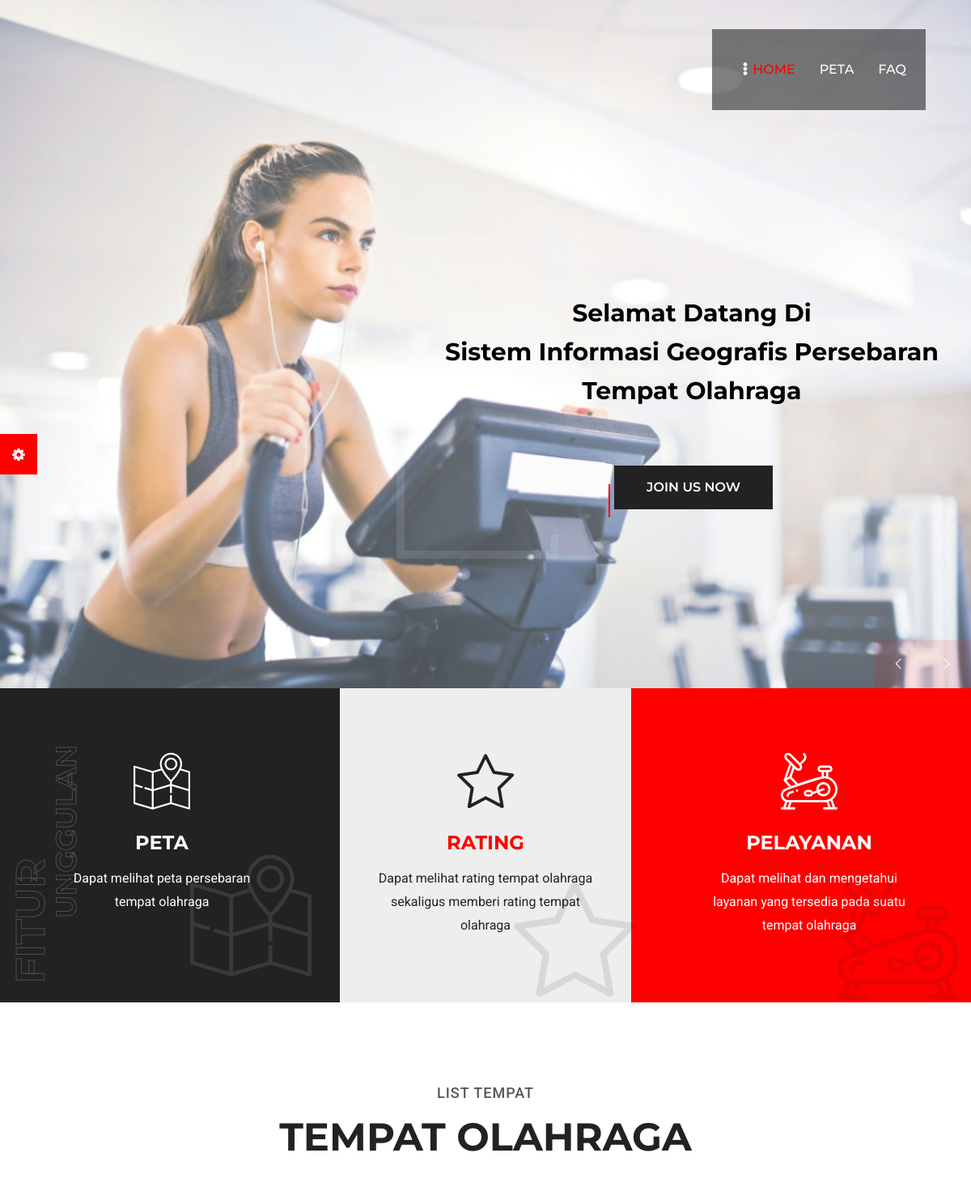
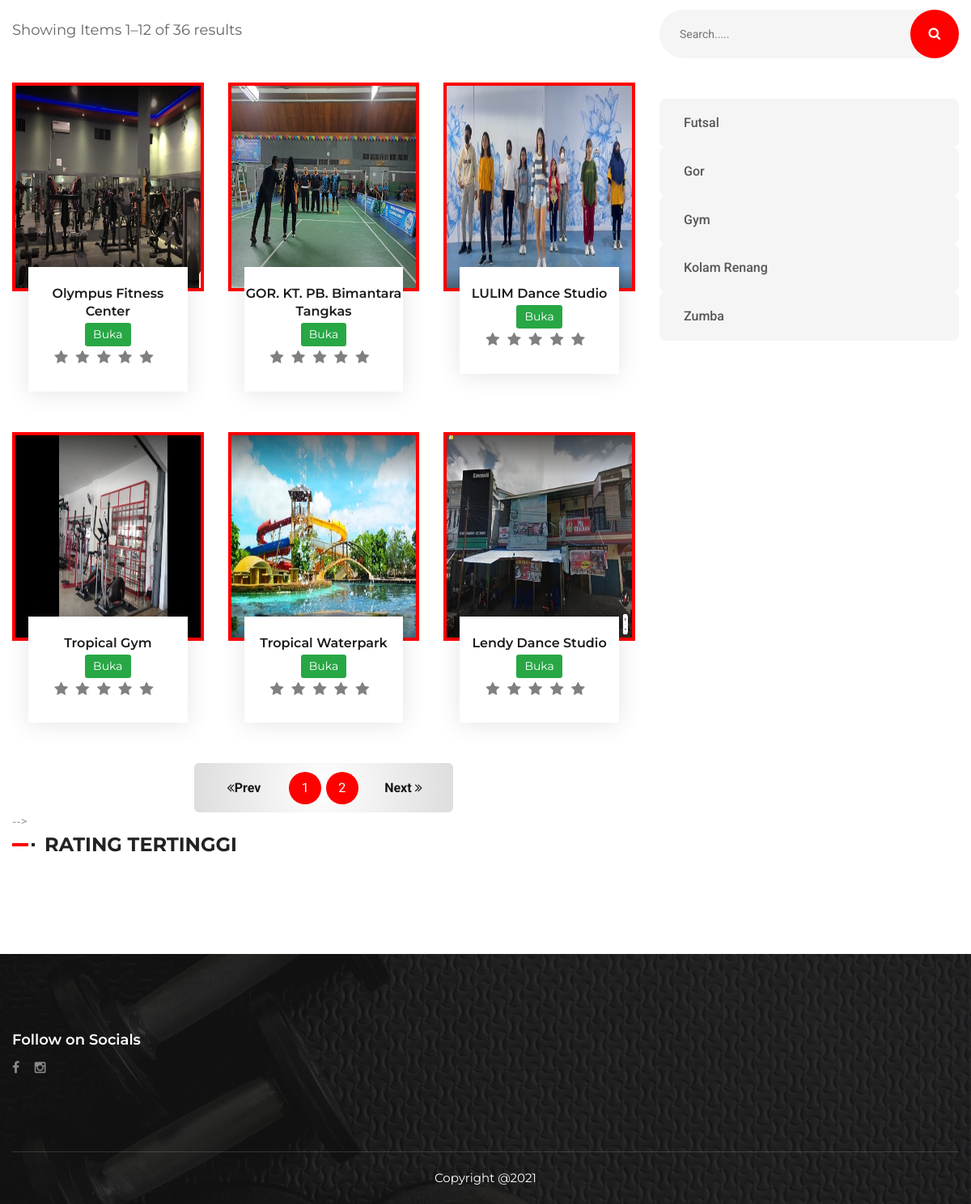
The page / on the database its author committed (2 pictures, top to bottom).
### tables this page shows
CREATE TABLE `gambar_tempat` (
  `id_gambar` int(11) NOT NULL,
  `kode_tempat` char(11) NOT NULL,
  `gambar` varchar(500) NOT NULL,
  `nama_gambar` varchar(500) NOT NULL
);

CREATE TABLE `tempat_olahraga` (
  `id_tempat` int(11) NOT NULL,
  `kode_tempat` char(11) NOT NULL,
  `id_pemilik` int(11) NOT NULL,
  `nama_tempat` varchar(50) NOT NULL,
  `kategori_tempat` varchar(50) NOT NULL,
  `nomor_telepon` char(13) NOT NULL,
  `alamat_tempat` longtext NOT NULL,
  `layanan_tempat` longtext NOT NULL,
  `jadwal` longtext NOT NULL,
  `deskripsi_tempat` longtext NOT NULL,
  `latitude` varchar(13) NOT NULL,
  `longitude` varchar(13) NOT NULL,
  `status_tempat` varchar(50) NOT NULL
);

### user/home.php (the view, shortened to what this page needs)
 <section class="main-slider">
  <div class="rev_slider_wrapper fullwidthbanner-container"  id="rev_slider_one_wrapper" data-source="gallery">
    <div class="rev_slider fullwidthabanner" id="rev_slider_one" data-version="5.4.1">
      <ul>
        <li data-description="Slide Description" data-easein="default" data-easeout="default" data-fsmasterspeed="1500" data-fsslotamount="7" data-fstransition="fade" data-hideafterloop="0" data-hideslideonmobile="off" data-index="rs-1688" data-masterspeed="default" data-param1="" data-param10="" data-param2="" data-param3="" data-param4="" data-param5="" data-param6="" data-param7="" data-param8="" data-param9="" data-rotate="0" data-saveperformance="off" data-slotamount="default" data-thumb="assets/images/main-slider/1.jpeg" data-title="Slide Title" data-transition="parallaxvertical">
          <div class="tp-caption tp-shape tp-shapewrapper tp-resizeme"
          data-paddingbottom="[0,0,0,0]"
          data-paddingleft="[0,0,0,0]"
          data-paddingright="[0,0,0,0]"
          data-paddingtop="[0,0,0,0]"
          data-responsive_offset="on"
          data-type="shape"
          data-height="auto"
          data-whitespace="nowrap"
          data-width="['660','1000','750','550']"
          data-hoffset="['50','15','15','15']"
          data-voffset="['65','65','65','65']"
          data-x="['right','left','left','left']"
          data-y="['middle','middle','middle','middle']"
          data-frames='[{"from":"x:[100%];z:0;rX:0deg;rY:0;rZ:0;sX:1;sY:1;skX:0;skY:0;","mask":"x:0px;y:0px;s:inherit;e:inherit;","speed":1000,"to":"o:1;","delay":1000,"ease":"Power3.easeInOut"},{"delay":"wait","speed":1000,"to":"auto:auto;","mask":"x:0;y:0;s:inherit;e:inherit;","ease":"Power3.easeInOut"}]'>
          <div class="border-curve"></div>
        </div>
      <div class="tp-caption"
      data-paddingbottom="[0,0,0,0]"
      data-paddingleft="[0,0,0,0]"
      data-paddingright="[0,0,0,0]"
      data-paddingtop="[0,0,0,0]"
      data-responsive_offset="on"
      data-type="text"
      data-height="none"
      data-width="['660','1000','750','550']"
      data-whitespace="normal"
      data-hoffset="['15','15','15','15']"
      data-voffset="['10','10','-40','-60']"
      data-x="['right','left','left','left']"
      data-y="['middle','middle','middle','middle']"
      data-textalign="['top','top','top','top']"
      data-frames='[{"from":"y:[-100%];z:0;rX:0deg;rY:0;rZ:0;sX:1;sY:1;skX:0;skY:0;","mask":"x:0px;y:0px;s:inherit;e:inherit;","speed":1500,"to":"o:1;","delay":1000,"ease":"Power3.easeInOut"},{"delay":"wait","speed":1000,"to":"auto:auto;","mask":"x:0;y:0;s:inherit;e:inherit;","ease":"Power3.easeInOut"}]'>
      <center><h3 style="font-weight: bold;color: black; font: cambria;">Selamat Datang Di <br> Sistem Informasi Geografis Persebaran Tempat Olahraga</h3></center>
    </div>
  <div class="tp-caption"
  data-paddingbottom="[0,0,0,0]"
  data-paddingleft="[0,0,0,0]"
  data-paddingright="[0,0,0,0]"
  data-paddingtop="[0,0,0,0]"
  data-responsive_offset="on"
  data-type="text"
  data-height="none"
  data-width="['660','1000','750','550']"
  data-whitespace="normal"
  data-hoffset="['15','15','15','15']"
  data-voffset="['180','180','150','110']"
  data-x="['right','left','left','left']"
  data-y="['middle','middle','middle','middle']"
  data-textalign="['top','top','top','top']"
  data-frames='[{"from":"y:[100%];z:0;rX:0deg;rY:0;rZ:0;sX:1;sY:1;skX:0;skY:0;","mask":"x:0px;y:0px;s:inherit;e:inherit;","speed":1500,"to":"o:1;","delay":1000,"ease":"Power3.easeInOut"},{"delay":"wait","speed":1000,"to":"auto:auto;","mask":"x:0;y:0;s:inherit;e:inherit;","ease":"Power3.easeInOut"}]'>
  <div class="btns-box">
    <center><div class="btn-two-outer"><a href="pemilik_tempat/index.php" class="theme-btn btn-style-two"><span class="txt">Join Us Now</span></a></div></center>
  </div>
</div>
</li>
</ul>
</div>
</div>
</section>
<section class="services-section">
  <div class="side-text" style="font-size:50px;margin-bottom: 15px;margin-left: 15px;">Fitur</div>
  <div class="side-text" style="font-size:35px;margin-bottom: 100px;margin-left: 55px;">Unggulan</div>
  <div class="auto-container">
    <div class="row clearfix">
      <div class="service-block col-lg-4 col-md-6 col-sm-12">
        <div class="inner-box">
          <div class="icon-box">
            <span class="icon flaticon-map"></span>
          </div>
          <h4><a href="#">Peta</a></h4>
          <div class="text">Dapat melihat peta persebaran tempat olahraga</div>
          <span class="big-icon flaticon-map"></span>
        </div>
      </div>
      <div class="service-block style-two col-lg-4 col-md-6 col-sm-12">
        <div class="inner-box">
          <div class="icon-box">
            <span class="icon flaticon-star"></span>
          </div>
          <h4><a href="#">Rating</a></h4>
          <div class="text">Dapat melihat rating tempat olahraga sekaligus memberi rating tempat olahraga</div>
          <span class="big-icon flaticon-star"></span>
        </div>
      </div>
      <div class="service-block style-three col-lg-4 col-md-6 col-sm-12">
        <div class="inner-box">
          <div class="icon-box">
            <span class="icon flaticon-stationary-bike"></span>
          </div>
          <h4><a href="classes-detail.html">Pelayanan</a></h4>
          <div class="text">Dapat melihat dan mengetahui layanan yang tersedia pada suatu tempat olahraga</div>
          <span class="big-icon flaticon-stationary-bike"></span>
        </div>
      </div>
    </div>
  </div>
</section>
<section class="news-section">
  <div class="auto-container">
    <div class="sec-title centered">
      <div class="title">List Tempat</div>
      <h2>Tempat Olahraga</h2>
    </div>
    <div class="row clearfix">
      <div class="content-side col-lg-8 col-md-12 col-sm-12">
        <div class="shop-section">
          <div class="items-sorting">
            <div class="row clearfix">
              <div class="results-column col-md-6 col-sm-6 col-xs-12">
                <h6>Showing Items 1–12 of 36 results</h6>
              </div>
            </div>
          </div>
          <div class="our-shops" id="containerCari">
            <div class="row clearfix">
              <?php
              $batas = 6;
              $halaman = isset($_GET['halaman'])?(int)$_GET['halaman'] : 1;
              $halaman_awal = ($halaman>1) ? ($halaman * $batas) - $batas : 0;
              $data = mysqli_query($koneksi,"SELECT * FROM tempat_olahraga");
              $jumlah_data = mysqli_num_rows($data);
              $total_halaman = ceil($jumlah_data / $batas);
              $data_tempat = mysqli_query($koneksi,"SELECT * FROM tempat_olahraga limit $halaman_awal, $batas");
              $halaman = isset($_GET['halaman'])?(int)$_GET['halaman'] : 1;
              $previous = $halaman - 1;
              $next = $halaman + 1;
              while($d = mysqli_fetch_array($data_tempat)){
                $sqlrating=mysqli_query($koneksi,"SELECT AVG(rating.rate) AS totalRating FROM rating JOIN tempat_olahraga ON rating.kode_tempat=tempat_olahraga.kode_tempat WHERE rating.kode_tempat='$d[kode_tempat]'");
                $dataRating = mysqli_fetch_array($sqlrating);
                $rating = round($dataRating['totalRating'],2);
              ?>
                <div class="single-product-item col-lg-4 col-md-6 col-sm-12 text-center">
                 <div class="img-holder">
                  <?php $gambartempat1= mysqli_query($koneksi,"SELECT * FROM gambar_tempat JOIN tempat_olahraga ON gambar_tempat.kode_tempat=tempat_olahraga.kode_tempat WHERE tempat_olahraga.kode_tempat='$d[kode_tempat]' GROUP BY gambar_tempat.kode_tempat DESC");
                while($gambar = mysqli_fetch_array($gambartempat1)) {
                ?>
                  <img src="admin/tempat_olahraga/gambar/<?php echo $gambar['gambar']; ?>" class="" alt="" style="width: 250px;height:250px;">
                <?php } ?>
                </div>
                <div class="title-holder text-center">
                  <div class="static-content">
                    <h3 class="title text-center">
                      <a href="#"><?php echo $d['nama_tempat']; ?></a><br>
                    </h3>
                    <?php
                    if ($d['status_tempat'] == 'Buka') {
                      echo "<button class='btn btn-success btn-sm'>Buka</button>";
                    } else {
                      echo "<button class='btn btn-danger btn-sm'>Tutup</button>";
                    }
                    ?>
                    <span class="price"><span class="amount">
                     <center>
                       <div id="star">
                       <?php if ($rating == 0) {
                        echo '<span style="color:grey;">
                        <i class="fa fa-star"></i></span>
                        <span style="color:grey;">
                        <i class="fa fa-star"></i></span>
                        <span style="color:grey;"><i class="fa fa-star"></i></span>
                        <span style="color:grey;"><i class="fa fa-star"></i></span>
                        <span style="color:grey;"><i class="fa fa-star"></i></span>';
                      }else{
                        for ($i=0; $i < $rating; $i++){
                          echo'<span style="color:orange;"><i class="fa fa-star"></i></span>';
                        }
                      }
                      ?>
                    </div>
                     </center>
                  </div>
                </div>
              </div>
            <?php } ?>
          </div>
        </div>
        <div class="pagination-outer text-center">
          <div class="styled-pagination text-center">
            <ul class="clearfix">
              <li class="prev">
                <a <?php if($halaman > 1){ echo "href='?halaman=$previous'"; } ?>><span class="fa fa-angle-double-left"></span>Prev</a>
              </li>
              <?php
              for($x=1;$x<=$total_halaman;$x++){
                ?>
                <li class="active"><a href="?halaman=<?php echo $x ?>"><?php echo $x; ?></a></li>
                <?php
              }
              ?>
              <li class="next">
                <a <?php if($halaman < $total_halaman) { echo "href='?halaman=$next'"; } ?>>Next <span class="fa fa-angle-double-right"></span></a>
              </li>
            </ul>
          </div>
        </div>
      </div>
    </div>
    <div class="sidebar-side col-lg-4 col-md-12 col-sm-12">
      <aside class="sidebar sticky-top">
        <div class="sidebar-widget search-box">
          <form method="post" action="">
            <div class="form-group">
              <input type="text" id="keyword" name="keyword" placeholder="Search....." required>
              <button type="none"><span class="icon fa fa-search"></span></button>
            </div>
          </form>
        </div>
            <?php
            $mys = mysqli_query($koneksi, "SELECT * FROM tempat_olahraga GROUP BY kategori_tempat");
            while ($kategori = mysqli_fetch_array($mys)) {
             ?>
             <ul class="blog-cat">
              <li><a href="#"><?php echo $kategori['kategori_tempat'] ?> <span></span></a></li>
            </ul>
          <?php } ?>
          </div>
        </div> -->
        <div class="sidebar-widget popular-posts">
          <div class="sidebar-title">
            <h4>Rating Tertinggi</h4>
          </div>
      </div>
  </div>
</div>

### rows shown on the page
tempat_olahraga: nama_tempat "Olympus Fitness Center", status_tempat "Buka", kategori_tempat "Gym"
gambar_tempat: gambar (picture)
tempat_olahraga: nama_tempat "GOR. KT. PB. Bimantara Tangkas", status_tempat "Buka", kategori_tempat "Gor"
gambar_tempat: gambar (picture)
tempat_olahraga: nama_tempat "LULIM Dance Studio", status_tempat "Buka", kategori_tempat "Zumba"
gambar_tempat: gambar (picture)
tempat_olahraga: nama_tempat "Tropical Gym", status_tempat "Buka"
gambar_tempat: gambar (picture)
tempat_olahraga: nama_tempat "Tropical Waterpark", status_tempat "Buka", kategori_tempat "Kolam Renang"
gambar_tempat: gambar (picture)
tempat_olahraga: nama_tempat "Lendy Dance Studio", status_tempat "Buka"
gambar_tempat: gambar (picture)
tempat_olahraga: kategori_tempat "Futsal"
